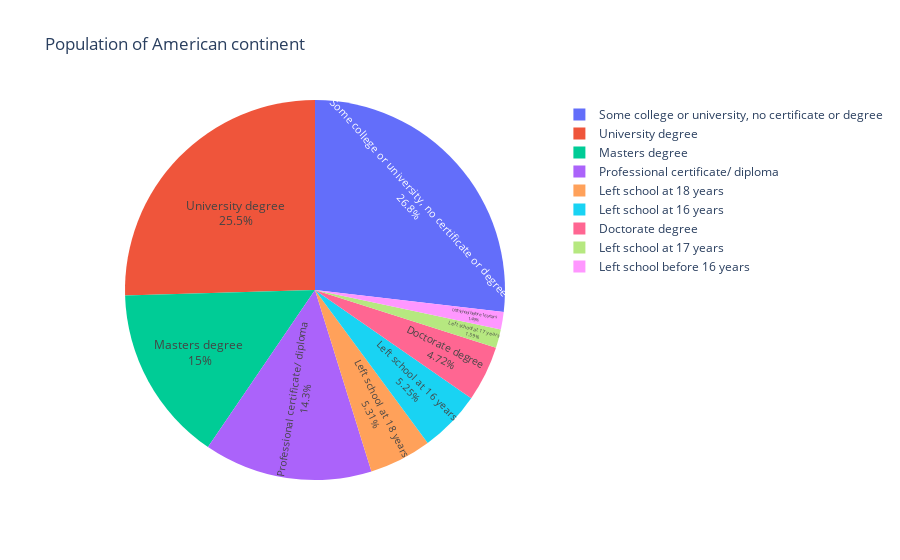

Write notebook code for a chart like this one.
### Code cell
import plotly.express as px
#df = px.data.gapminder().query("year == 2007").query("continent == 'Americas'")
fig = px.pie(classe, values="Nombre de personne", names='Education',
             title='Population of American continent',
             hover_data=["Nombre de personne"], labels={"Nombre de personne":'Nombre'})
fig.update_traces(textposition='inside', textinfo='percent+label')
fig.show()

### Figure 1 — Plotly figure (JSON) as saved in the notebook; plotly's stock layout.template omitted (floating-point values rounded to 4 significant figures)
{"data": [{"customdata": [[506], [480], [283], [270], [100], [99], [89], [30], [28]], "domain": {"x": [0, 1], "y": [0, 1]}, "hovertemplate": "Education=%{label}<br>Nombre=%{customdata[0]}<extra></extra>", "labels": ["Some college or university, no certificate or degree", "University degree", "Masters degree ", "Professional certificate/ diploma ", "Left school at 18 years", "Left school at 16 years", "Doctorate degree ", "Left school at 17 years", "Left school before 16 years"], "legendgroup": "", "name": "", "showlegend": true, "textinfo": "percent+label", "textposition": "inside", "type": "pie", "values": [506, 480, 283, 270, 100, 99, 89, 30, 28]}], "layout": {"legend": {"tracegroupgap": 0}, "title": {"text": "Population of American continent"}}}
